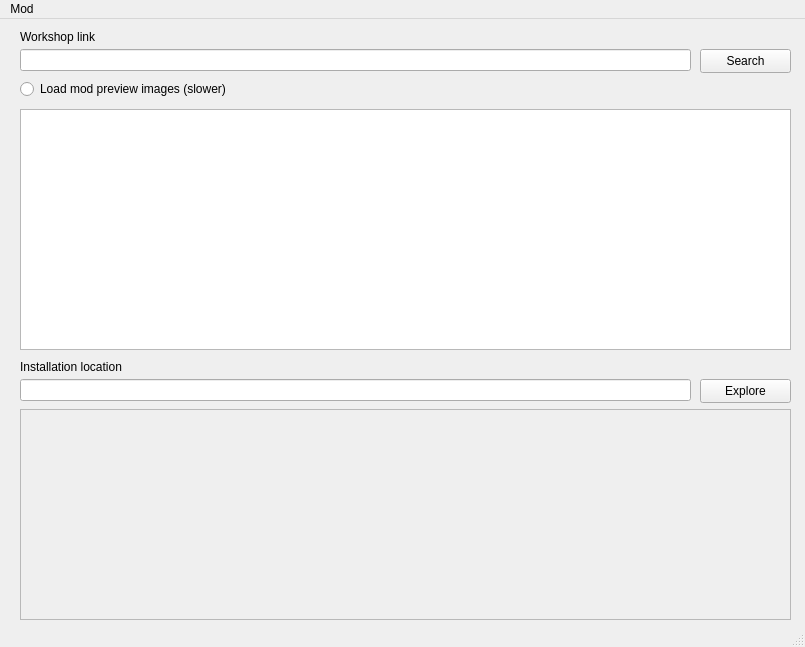
<?xml version="1.0" encoding="UTF-8"?>
<ui version="4.0">
 <class>MainWindow</class>
 <widget class="QMainWindow" name="MainWindow">
  <property name="geometry">
   <rect>
    <x>0</x>
    <y>0</y>
    <width>805</width>
    <height>647</height>
   </rect>
  </property>
  <property name="windowTitle">
   <string>MainWindow</string>
  </property>
  <widget class="QWidget" name="centralwidget">
   <widget class="QLabel" name="label">
    <property name="geometry">
     <rect>
      <x>20</x>
      <y>10</y>
      <width>81</width>
      <height>16</height>
     </rect>
    </property>
    <property name="text">
     <string>Workshop link</string>
    </property>
   </widget>
   <widget class="QLineEdit" name="LE_workshop_link">
    <property name="geometry">
     <rect>
      <x>20</x>
      <y>30</y>
      <width>671</width>
      <height>22</height>
     </rect>
    </property>
   </widget>
   <widget class="QLineEdit" name="LE_location_editor">
    <property name="geometry">
     <rect>
      <x>20</x>
      <y>360</y>
      <width>671</width>
      <height>22</height>
     </rect>
    </property>
   </widget>
   <widget class="QLabel" name="label_3">
    <property name="geometry">
     <rect>
      <x>20</x>
      <y>340</y>
      <width>111</width>
      <height>16</height>
     </rect>
    </property>
    <property name="text">
     <string>Installation location</string>
    </property>
   </widget>
   <widget class="QPushButton" name="B_explore">
    <property name="geometry">
     <rect>
      <x>700</x>
      <y>360</y>
      <width>91</width>
      <height>24</height>
     </rect>
    </property>
    <property name="text">
     <string>Explore</string>
    </property>
   </widget>
   <widget class="QTableView" name="mod_table">
    <property name="geometry">
     <rect>
      <x>20</x>
      <y>90</y>
      <width>771</width>
      <height>241</height>
     </rect>
    </property>
    <property name="showGrid">
     <bool>true</bool>
    </property>
    <attribute name="horizontalHeaderCascadingSectionResizes">
     <bool>false</bool>
    </attribute>
    <attribute name="verticalHeaderHighlightSections">
     <bool>true</bool>
    </attribute>
   </widget>
   <widget class="QPushButton" name="B_search_mod">
    <property name="geometry">
     <rect>
      <x>700</x>
      <y>30</y>
      <width>91</width>
      <height>24</height>
     </rect>
    </property>
    <property name="text">
     <string>Search</string>
    </property>
   </widget>
   <widget class="QRadioButton" name="R_images">
    <property name="geometry">
     <rect>
      <x>20</x>
      <y>60</y>
      <width>211</width>
      <height>20</height>
     </rect>
    </property>
    <property name="text">
     <string>Load mod preview images (slower)</string>
    </property>
   </widget>
   <widget class="QScrollArea" name="area_download" native="true">
    <property name="geometry">
     <rect>
      <x>20</x>
      <y>390</y>
      <width>771</width>
      <height>211</height>
     </rect>
    </property>
   </widget>
  </widget>
  <widget class="QMenuBar" name="menubar">
   <property name="geometry">
    <rect>
     <x>0</x>
     <y>0</y>
     <width>805</width>
     <height>22</height>
    </rect>
   </property>
   <widget class="QMenu" name="menuMod">
    <property name="title">
     <string>Mod</string>
    </property>
   </widget>
   <addaction name="menuMod"/>
  </widget>
  <widget class="QStatusBar" name="statusbar"/>
 </widget>
 <resources/>
 <connections/>
</ui>
